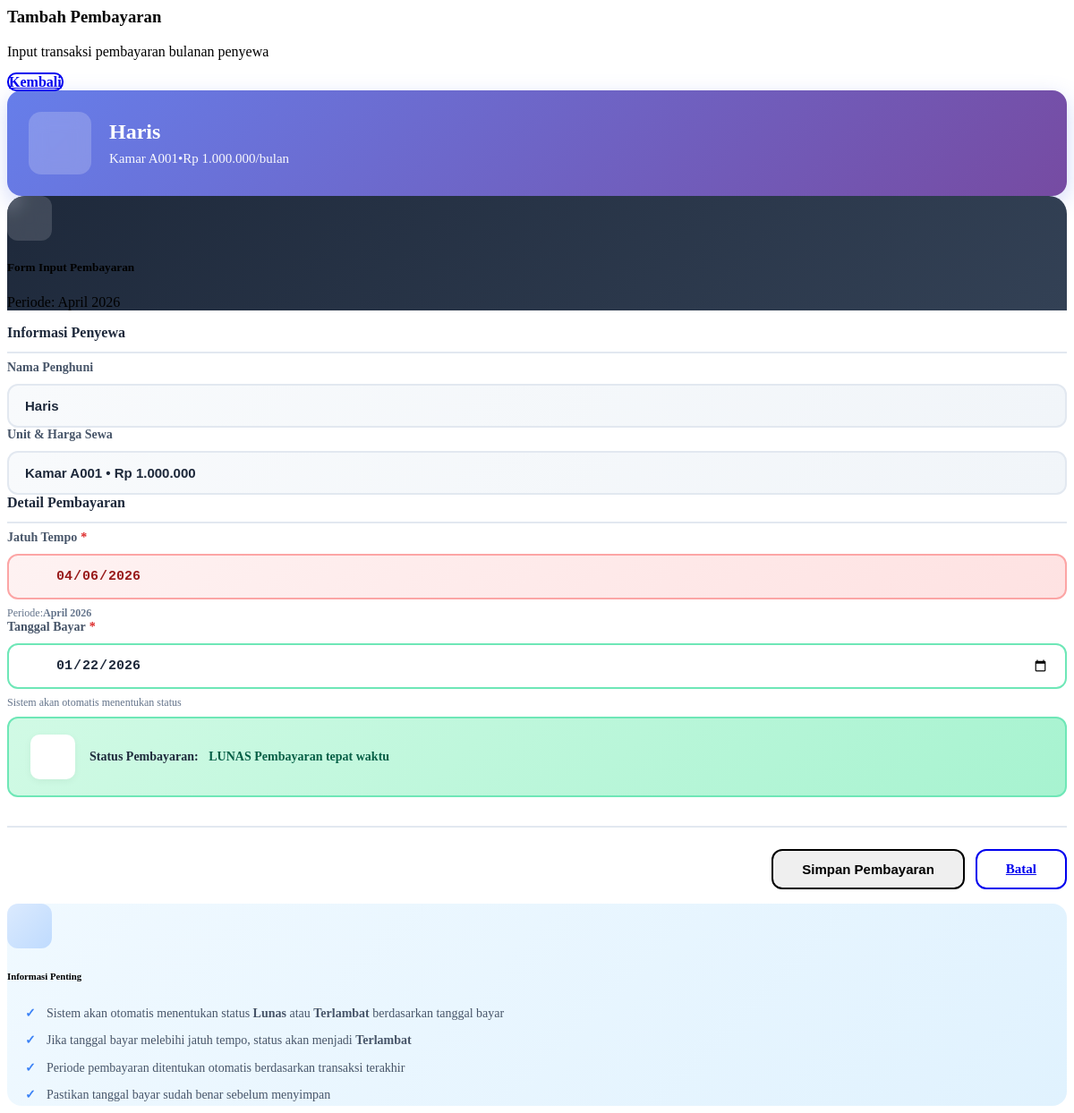
The page /transaksi/tambah_pembayaran.php?id_penyewa=1 on the database its author committed.
### tables this page shows
CREATE TABLE `penyewa` (
  `id_penyewa` int(11) NOT NULL,
  `nama_penyewa` varchar(100) NOT NULL,
  `id_kontrakan` int(11) DEFAULT NULL,
  `no_hp` varchar(20) DEFAULT NULL,
  `alamat` text DEFAULT NULL
);

CREATE TABLE `kontrakan` (
  `id_kontrakan` int(11) NOT NULL,
  `tipe_kamar` varchar(50) DEFAULT NULL,
  `harga` int(11) DEFAULT NULL,
  `jatuh_tempo` int(2) DEFAULT 10,
  `id_penyewa` int(11) DEFAULT NULL
);

CREATE TABLE `pembayaran` (
  `id_pembayaran` int(11) NOT NULL,
  `id_penyewa` int(11) DEFAULT NULL,
  `id_kontrakan` int(11) DEFAULT NULL,
  `bulan` varchar(20) DEFAULT NULL,
  `tahun` int(11) DEFAULT NULL,
  `jatuh_tempo` date DEFAULT NULL,
  `tanggal_bayar` date DEFAULT NULL,
  `status` varchar(20) DEFAULT NULL
);

### transaksi/tambah_pembayaran.php (the view, shortened to what this page needs)
<?php
$id_auto = isset($_GET['id_penyewa']) ? mysqli_real_escape_string($conn, $_GET['id_penyewa']) : '';
$data_p = null;
$jatuh_tempo_otomatis = "";
$bulan_db = "";
$tahun_db = "";
if (!empty($id_auto)) {
    $sql_info = "SELECT p.nama_penyewa, k.id_kontrakan, k.tipe_kamar, k.harga, k.jatuh_tempo as tgl_jt
                 FROM penyewa p
                 JOIN kontrakan k ON p.id_kontrakan = k.id_kontrakan
                 WHERE p.id_penyewa = '$id_auto'";
    $query_info = mysqli_query($conn, $sql_info);
    $data_p = mysqli_fetch_assoc($query_info);
    if ($data_p) {
        $sql_terakhir = "SELECT bulan, tahun FROM pembayaran
                         WHERE id_penyewa = '$id_auto'
                         ORDER BY id_pembayaran DESC LIMIT 1";
        $query_terakhir = mysqli_query($conn, $sql_terakhir);
        $data_terakhir = mysqli_fetch_assoc($query_terakhir);
        $tgl_aturan = str_pad($data_p['tgl_jt'], 2, '0', STR_PAD_LEFT);
        $bulan_array = [
            "Januari"=>1, "Februari"=>2, "Maret"=>3, "April"=>4, "Mei"=>5, "Juni"=>6,
            "Juli"=>7, "Agustus"=>8, "September"=>9, "Oktober"=>10, "November"=>11, "Desember"=>12
        ];
        if ($data_terakhir) {
            $bln_angka = $bulan_array[$data_terakhir['bulan']];
            $thn_angka = $data_terakhir['tahun'];
            $next_time = mktime(0, 0, 0, $bln_angka + 1, $tgl_aturan, $thn_angka);
        } else {
            $next_time = mktime(0, 0, 0, (int)date('m'), $tgl_aturan, (int)date('Y'));
        }
        $bulan_db = array_search((int)date('n', $next_time), $bulan_array);
        $tahun_db = date('Y', $next_time);
        $jatuh_tempo_otomatis = date('Y-m-d', $next_time);
    }
}
?>
<div class="container-fluid px-4 py-3">
    <div class="d-flex justify-content-between align-items-center mb-4" data-aos="fade-down">
        <div>
            <h3 class="fw-bold m-0 text-dark">
                <i class="fa-solid fa-money-bill-transfer text-primary me-2"></i>Tambah Pembayaran
            </h3>
            <p class="text-muted small mb-0 mt-1">
                <i class="fa-solid fa-circle-info me-1"></i>Input transaksi pembayaran bulanan penyewa
            </p>
        </div>
        <a href="index.php?page=pembayaran" class="btn btn-outline-secondary btn-modern px-4">
            <i class="fa-solid fa-arrow-left me-2"></i>Kembali
        </a>
    </div>
    <?php if (!$data_p): ?>
        <div class="row justify-content-center" data-aos="fade-up">
            <div class="col-lg-8">
                <div class="card border-0 shadow-lg" style="border-radius: 20px;">
                    <div class="card-body text-center py-5">
                        <div class="empty-icon warning mb-4">
                            <i class="fa-solid fa-user-slash"></i>
                        </div>
                        <h4 class="text-warning fw-bold mb-3">Penyewa Belum Dipilih</h4>
                        <p class="text-muted mb-4">Silakan pilih penyewa terlebih dahulu melalui menu Data Penyewa untuk melanjutkan input pembayaran.</p>
                        <a href="index.php?page=penyewa" class="btn btn-primary btn-modern px-5">
                            <i class="fa-solid fa-users me-2"></i>Pilih Penyewa
                        </a>
                    </div>
                </div>
            </div>
        </div>
    <?php else: ?>
        <div class="row justify-content-center" data-aos="fade-up">
            <div class="col-lg-10">
                <div class="info-banner mb-4">
                    <div class="info-icon-wrapper">
                        <div class="info-icon">
                        </div>
                    </div>
                    <div class="info-content">
                        <h5 class="info-title"><?= htmlspecialchars($data_p['nama_penyewa']) ?></h5>
                        <p class="info-text">
                            <i class="fa-solid fa-door-open me-2"></i><?= htmlspecialchars($data_p['tipe_kamar']) ?>
                            <span class="mx-2">•</span>
                            <i class="fa-solid fa-money-bill-wave me-2"></i>Rp <?= number_format($data_p['harga'], 0, ',', '.') ?>/bulan
                        </p>
                    </div>
                </div>
                <div class="card border-0 shadow-lg modern-card">
                    <div class="card-header bg-gradient-header border-0 py-4">
                        <div class="d-flex align-items-center">
                            <div class="header-icon">
                            </div>
                            <div>
                                <h5 class="m-0 fw-bold text-white">Form Input Pembayaran</h5>
                                <p class="m-0 text-white-50 small">Periode: <?= $bulan_db ?> <?= $tahun_db ?></p>
                            </div>
                        </div>
                    </div>
                    <div class="card-body p-4">
                        <form action="" method="POST" id="paymentForm">
                            <div class="row g-4">
                                <div class="col-12">
                                    <div class="section-title">
                                        <i class="fa-solid fa-info-circle me-2"></i>Informasi Penyewa
                                    </div>
                                </div>
                                <div class="col-md-6">
                                    <label class="form-label-custom">
                                        <i class="fa-solid fa-user me-2"></i>Nama Penghuni
                                    </label>
                                    <div class="input-wrapper">
                                        <input type="text"
                                               class="form-control-custom readonly"
                                               value="<?= htmlspecialchars($data_p['nama_penyewa']) ?>"
                                               readonly>
                                    </div>
                                </div>
                                <div class="col-md-6">
                                    <label class="form-label-custom">
                                        <i class="fa-solid fa-home me-2"></i>Unit & Harga Sewa
                                    </label>
                                    <div class="input-wrapper">
                                        <input type="text"
                                               class="form-control-custom readonly"
                                               value="<?= htmlspecialchars($data_p['tipe_kamar']) ?> • Rp <?= number_format($data_p['harga'], 0, ',', '.') ?>"
                                               readonly>
                                    </div>
                                </div>
                                <div class="col-12 mt-4">
                                    <div class="section-title">
                                        <i class="fa-solid fa-calendar-check me-2"></i>Detail Pembayaran
                                    </div>
                                </div>
                                <div class="col-md-6">
                                    <label class="form-label-custom required">
                                        <i class="fa-solid fa-bell text-danger me-2"></i>Jatuh Tempo
                                    </label>
                                    <div class="input-group-custom input-danger">
                                        <input type="date"
                                               name="jatuh_tempo"
                                               class="form-control-custom"
                                               value="<?= $jatuh_tempo_otomatis ?>"
                                               readonly>
                                    </div>
                                    <div class="form-hint">
                                        Periode: <strong><?= $bulan_db ?> <?= $tahun_db ?></strong>
                                    </div>
                                </div>
                                <div class="col-md-6">
                                    <label class="form-label-custom required">
                                        <i class="fa-solid fa-hand-holding-dollar text-success me-2"></i>Tanggal Bayar
                                    </label>
                                    <div class="input-group-custom input-success">
                                        <input type="date"
                                               name="tanggal_bayar"
                                               class="form-control-custom"
                                               value="<?= date('Y-m-d') ?>"
                                               required
                                               onchange="checkPaymentStatus()">
                                    </div>
                                    <div class="form-hint">
                                        Sistem akan otomatis menentukan status
                                    </div>
                                </div>
                                <div class="col-12">
                                    <div class="status-preview" id="statusPreview">
                                        <div class="status-icon">
                                        </div>
                                        <div class="status-text">
                                            <strong>Status Pembayaran:</strong>
                                            <span id="statusText">Akan ditentukan otomatis</span>
                                        </div>
                                    </div>
                                </div>
                            </div>
                            <div class="form-actions">
                                <button type="submit" name="simpan" class="btn btn-primary btn-action btn-lg">
                                    Simpan Pembayaran
                                </button>
                                <a href="index.php?page=pembayaran" class="btn btn-outline-secondary btn-action btn-lg">
                                    Batal
                                </a>
                            </div>
                        </form>
                    </div>
                </div>
                <div class="card border-0 shadow-sm mt-4" style="border-radius: 16px; background: linear-gradient(135deg, #f0f9ff 0%, #e0f2fe 100%);">
                    <div class="card-body p-4">
                        <div class="d-flex align-items-start gap-3">
                            <div class="help-icon">
                            </div>
                            <div>
                                <h6 class="fw-bold text-primary mb-2">
                                    <i class="fa-solid fa-circle-info me-1"></i>Informasi Penting
                                </h6>
                                <ul class="help-list">
                                    <li>Sistem akan otomatis menentukan status <strong>Lunas</strong> atau <strong>Terlambat</strong> berdasarkan tanggal bayar</li>
                                    <li>Jika tanggal bayar melebihi jatuh tempo, status akan menjadi <strong class="text-danger">Terlambat</strong></li>
                                    <li>Periode pembayaran ditentukan otomatis berdasarkan transaksi terakhir</li>
                                    <li>Pastikan tanggal bayar sudah benar sebelum menyimpan</li>
                                </ul>
                            </div>
                        </div>
                    </div>
                </div>
            </div>
        </div>
    <?php endif; ?>
</div>

### transaksi/tambah_pembayaran.php (style rules this page uses)
.btn-modern { border-radius: 10px; font-weight: 600; transition: all 0.3s ease; border: 2px solid; }
.info-banner { background: linear-gradient(135deg, #667eea 0%, #764ba2 100%); border-radius: 16px; padding: 24px; display: flex; align-items: center; gap: 20px; color: white; box-shadow: 0 8px 24px rgba(102, 126, 234, 0.3); }
.info-icon-wrapper { flex-shrink: 0; }
.info-icon { width: 70px; height: 70px; background: rgba(255, 255, 255, 0.2); border-radius: 14px; display: flex; align-items: center; justify-content: center; font-size: 32px; backdrop-filter: blur(10px); }
.info-content { flex: 1; }
.info-title { margin: 0 0 8px 0; font-size: 24px; font-weight: 700; }
.info-text { margin: 0; opacity: 0.95; font-size: 15px; display: flex; align-items: center; flex-wrap: wrap; }
.modern-card { border-radius: 20px; overflow: hidden; }
.bg-gradient-header { background: linear-gradient(135deg, #1e293b 0%, #334155 100%); }
.header-icon { width: 50px; height: 50px; background: rgba(255, 255, 255, 0.15); border-radius: 12px; display: flex; align-items: center; justify-content: center; font-size: 22px; margin-right: 16px; backdrop-filter: blur(10px); }
.section-title { font-size: 16px; font-weight: 700; color: #1e293b; padding-bottom: 12px; margin-bottom: 8px; border-bottom: 2px solid #e2e8f0; }
.form-label-custom { display: flex; align-items: center; font-size: 14px; font-weight: 700; color: #475569; margin-bottom: 10px; }
.form-label-custom.required::after { content: "*"; color: #dc2626; margin-left: 4px; }
.input-wrapper { position: relative; }
.form-control-custom { width: 100%; padding: 14px 18px; border: 2px solid #e2e8f0; border-radius: 12px; font-size: 15px; font-weight: 600; color: #1e293b; transition: all 0.3s ease; background: white; }
.form-control-custom.readonly { background: linear-gradient(135deg, #f8fafc, #f1f5f9); cursor: not-allowed; }
.input-group-custom { position: relative; display: flex; align-items: center; }
.input-group-custom .form-control-custom { padding-left: 52px; }
.input-danger .form-control-custom { background: linear-gradient(135deg, #fef2f2, #fee2e2); border-color: #fca5a5; color: #991b1b; }
.input-success .form-control-custom { background: white; border-color: #6ee7b7; }
.form-hint { margin-top: 8px; font-size: 12px; color: #64748b; display: flex; align-items: center; }
.status-preview { background: linear-gradient(135deg, #f8fafc, #f1f5f9); border: 2px solid #e2e8f0; border-radius: 12px; padding: 18px 24px; display: flex; align-items: center; gap: 16px; margin-top: 8px; }
.status-icon { width: 50px; height: 50px; background: white; border-radius: 10px; display: flex; align-items: center; justify-content: center; font-size: 24px; color: #3b82f6; box-shadow: 0 2px 8px rgba(0, 0, 0, 0.05); }
.status-text { font-size: 14px; color: #475569; }
.status-text strong { color: #1e293b; margin-right: 8px; }
.status-preview.lunas { background: linear-gradient(135deg, #d1fae5, #a7f3d0); border-color: #6ee7b7; }
.status-preview.lunas .status-icon { background: white; color: #059669; }
.status-preview.lunas .status-text #statusText { color: #065f46; font-weight: 700; }
.form-actions { margin-top: 32px; padding-top: 24px; border-top: 2px solid #e2e8f0; display: flex; gap: 12px; justify-content: flex-end; }
.btn-action { padding: 12px 32px; border-radius: 12px; font-weight: 700; font-size: 15px; transition: all 0.3s ease; border: 2px solid; }
.help-icon { width: 50px; height: 50px; background: linear-gradient(135deg, #dbeafe, #bfdbfe); border-radius: 12px; display: flex; align-items: center; justify-content: center; font-size: 24px; color: #3b82f6; flex-shrink: 0; }
.help-list { margin: 0; padding-left: 20px; list-style: none; }
.help-list li { position: relative; padding-left: 24px; margin-bottom: 8px; color: #475569; font-size: 14px; line-height: 1.6; }
.help-list li::before { content: "✓"; position: absolute; left: 0; color: #3b82f6; font-weight: 700; }

### rows shown on the page
penyewa: nama_penyewa "Haris", id_kontrakan.tipe_kamar "Kamar A001", id_kontrakan.harga "1.000.000", id_kontrakan.harga "Kamar A001 • Rp 1.000.000"
pembayaran: bulan_db "April", tahun "2026", jatuh_tempo "04/06/2026"
